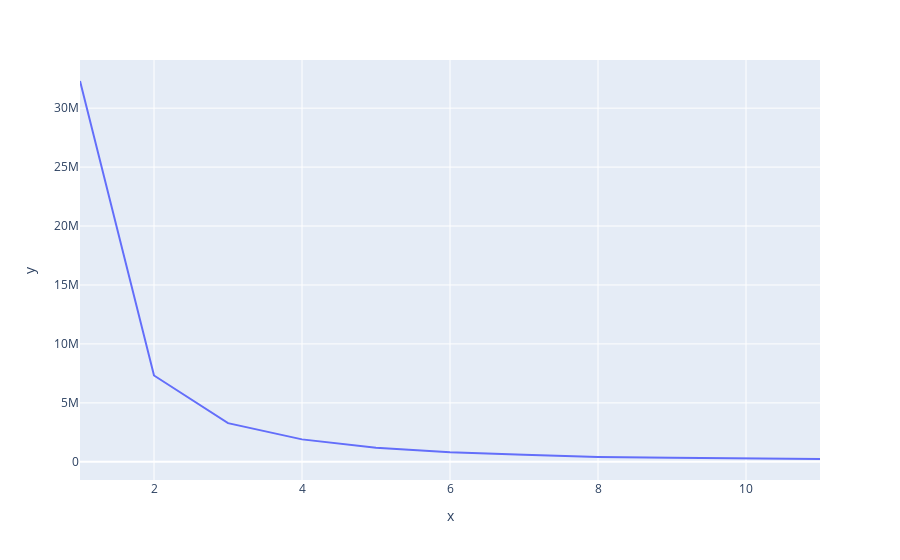

The notebook cell saved with this chart:
### Markdown cell above
2 ways to do:

### Code cell
wccs={}
df_for_clusters = invoices_by_user[['Recency']]
for i in range(1, 12):
    kmeans = KMeans(n_clusters=i, max_iter=500).fit(df_for_clusters)
    df_for_clusters["Clusters"] = kmeans.labels_
    wccs[i] = kmeans.inertia_ 

px.line(x=wccs.keys(), y=wccs.values())

### Figure 1 — Plotly figure (JSON) as saved in the notebook; plotly's stock layout.template omitted (floating-point values rounded to 4 significant figures)
{"data": [{"hovertemplate": "x=%{x}<br>y=%{y}<extra></extra>", "legendgroup": "", "line": {"color": "#636efa", "dash": "solid"}, "marker": {"symbol": "circle"}, "mode": "lines", "name": "", "orientation": "v", "showlegend": false, "type": "scatter", "x": [1, 2, 3, 4, 5, 6, 7, 8, 9, 10, 11], "xaxis": "x", "y": [32300000.0, 7323000.0, 3280000.0, 1904000.0, 1200000.0, 811700.0, 603700.0, 411300.0, 336900.0, 281900.0, 239400.0], "yaxis": "y"}], "layout": {"legend": {"tracegroupgap": 0}, "margin": {"t": 60}, "xaxis": {"anchor": "y", "domain": [0, 1], "title": {"text": "x"}}, "yaxis": {"anchor": "x", "domain": [0, 1], "title": {"text": "y"}}}}
